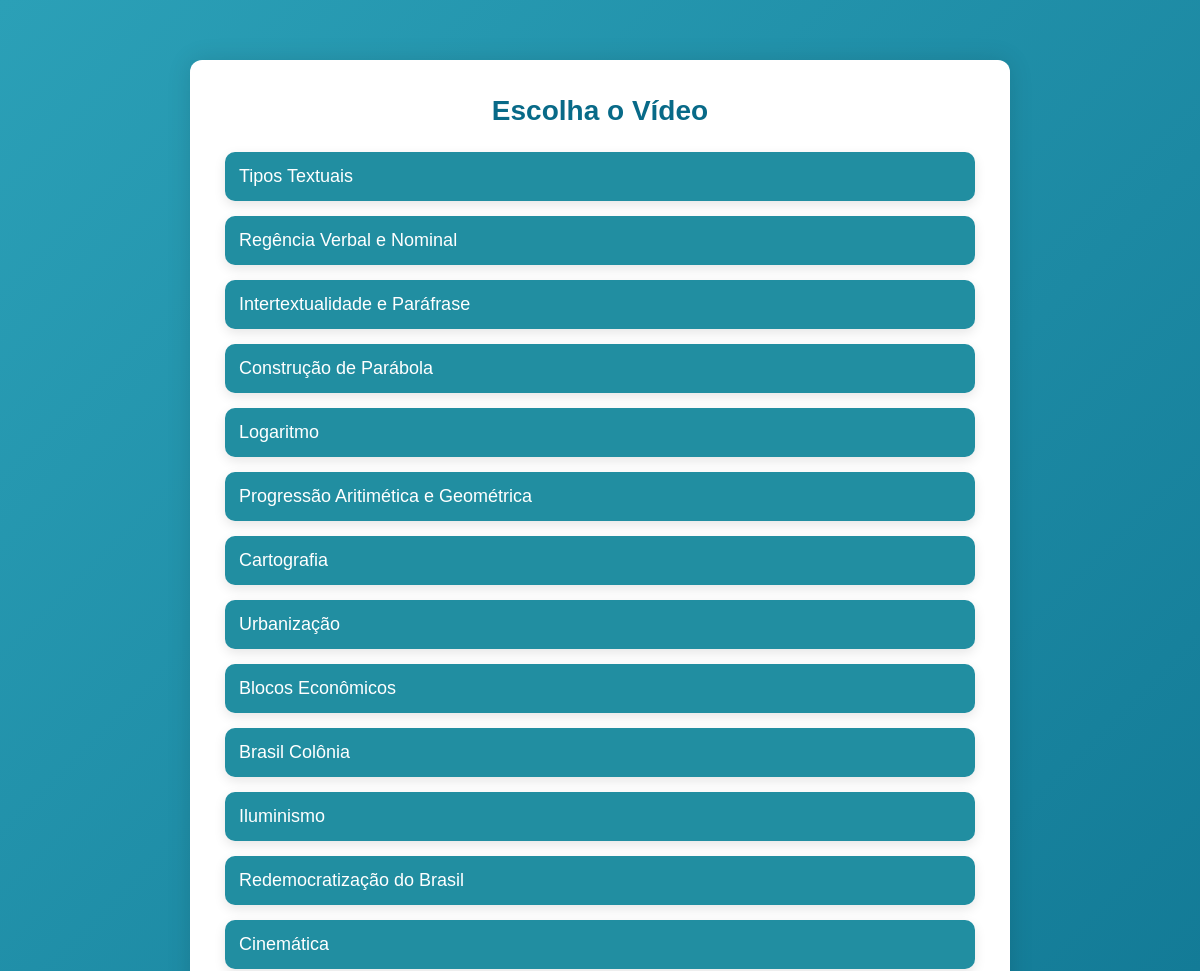
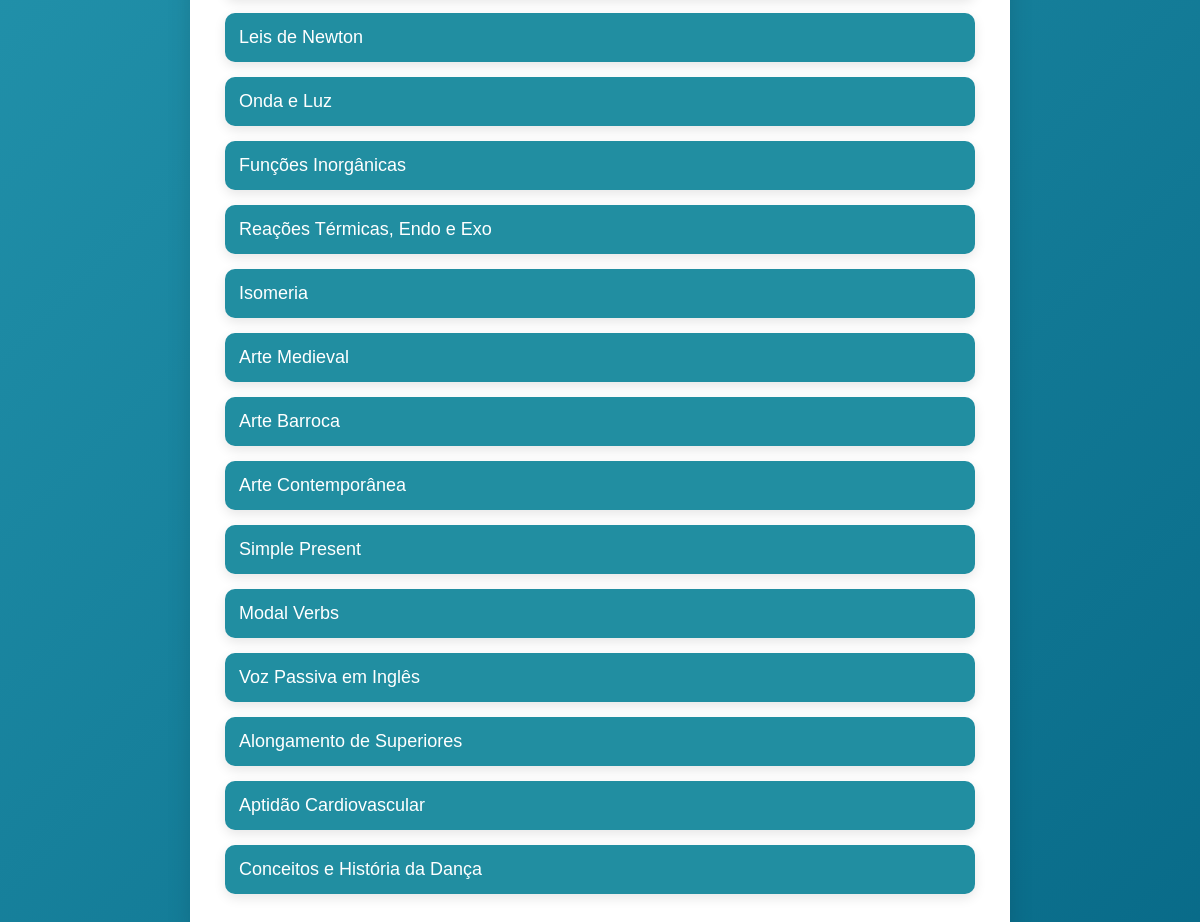
/backend/videoaula/video_aula.php, run on the app's committed database (2 pictures, top to bottom).
### tables this page shows
create table video_aula(
    id_video int auto_increment primary key,
    nome_video varchar(100) not null,
    video_url varchar (255) not null
);

### backend/videoaula/video_aula.php (the view, shortened to what this page needs)
<?php
include '../conexao.php';
try {
    $sql = $conn->query("SELECT id_video, nome_video FROM video_aula");
    $videos = $sql->fetchAll(PDO::FETCH_ASSOC);
} catch (Exception $e) {
    die("Erro ao buscar vídeos: " . $e->getMessage());
}
?>
<!DOCTYPE html>
<html lang="pt-br">
<head>
</head>
<body>
<div class="container">
    <h1>Escolha o Vídeo</h1>
    <ul class="materia-list">
        <?php if (!empty($videos)): ?>
            <?php foreach ($videos as $v): ?>
                <li>
                    <a href="materias_aula.php?id_video=<?= $v['id_video'] ?>">
                        <?= htmlspecialchars($v['nome_video']) ?>
                    </a>
                </li>
            <?php endforeach; ?>
        <?php else: ?>
            <div class="no-data">Nenhum vídeo encontrado no banco!</div>
        <?php endif; ?>
    </ul>
</div>
</body>
</html>

### backend/videoaula/video_aula.php (style rules this page uses)
body { background: linear-gradient(135deg, #2ba0b7 0%, #086a88 100%); margin: 0; padding: 0; font-family: Arial, sans-serif; }
.container { max-width: 750px; margin: 60px auto; background: #fff; padding: 35px; border-radius: 12px; box-shadow: 0 0 25px rgba(0,0,0,0.12); }
h1 { text-align: center; margin: 0 0 25px 0; color: #086a88; font-size: 28px; }
.materia-list { list-style: none; padding: 0; margin: 0; }
.materia-list li { margin-bottom: 15px; }
.materia-list a { display: block; background: #218ea1; color: #fff; padding: 14px; border-radius: 10px; text-decoration: none; font-size: 18px; transition: 0.2s; box-shadow: 0px 4px 12px rgba(0,0,0,0.1); }

### data on the page
video_aula: nome_video "Tipos Textuais"
video_aula: nome_video "Regência Verbal e Nominal"
video_aula: nome_video "Intertextualidade e Paráfrase"
video_aula: nome_video "Construção de Parábola"
video_aula: nome_video "Logaritmo"
video_aula: nome_video "Progressão Aritimética e Geométrica"
video_aula: nome_video "Cartografia"
video_aula: nome_video "Urbanização"
video_aula: nome_video "Blocos Econômicos"
video_aula: nome_video "Brasil Colônia"
video_aula: nome_video "Iluminismo"
video_aula: nome_video "Redemocratização do Brasil"
video_aula: nome_video "Cinemática"
video_aula: nome_video "Leis de Newton"
video_aula: nome_video "Onda e Luz"
video_aula: nome_video "Funções Inorgânicas"
video_aula: nome_video "Reações Térmicas, Endo e Exo"
video_aula: nome_video "Isomeria"
video_aula: nome_video "Arte Medieval"
video_aula: nome_video "Arte Barroca"
video_aula: nome_video "Arte Contemporânea"
video_aula: nome_video "Simple Present"
video_aula: nome_video "Modal Verbs"
video_aula: nome_video "Voz Passiva em Inglês"
video_aula: nome_video "Alongamento de Superiores"
video_aula: nome_video "Aptidão Cardiovascular"
video_aula: nome_video "Conceitos e História da Dança"
